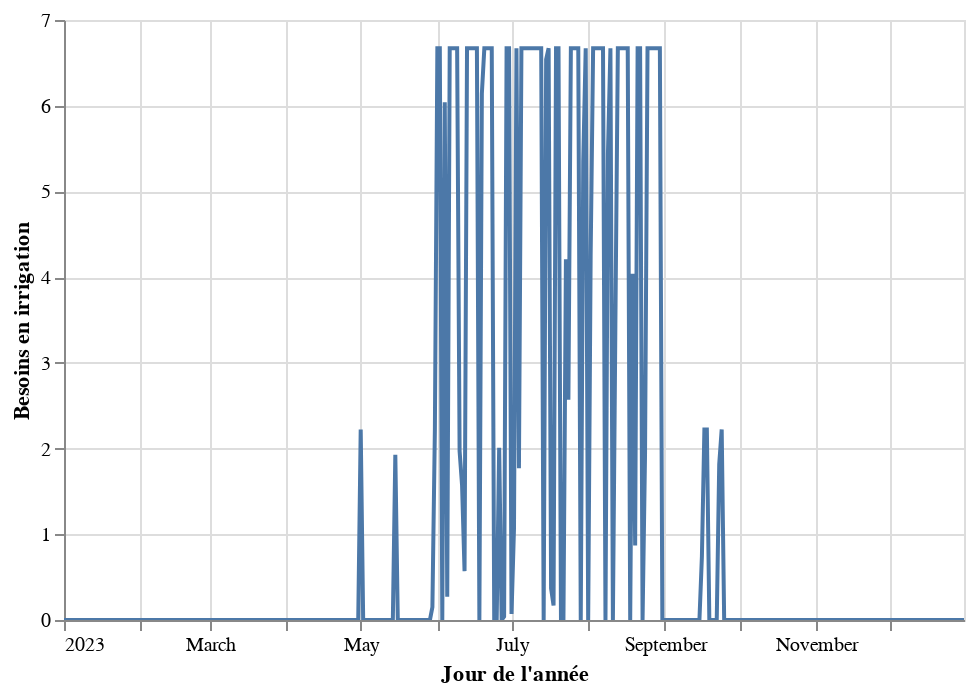

This figure's notebook cell:
### Markdown cell above
Le potager a donc besoin, en tout, de 82 $m^3$ au cours d'une année. 
Mais une partie de ces besoins est fournie par la pluie, lorsqu'elle tombe.

### Code cell
df = pd.concat([pluviometrie, water_needs],axis=1)

df.loc[df['potager']>0, 'potager'] -=  df.loc[df['potager']>0, 'precipitations'] # quand il pleut les besoins sont reduits d'autant

# On cherche les endroits où il a plu davantage que les besoins.
negative_needs = df.loc[df['potager']<0, "potager"]

while(negative_needs.count()>0):
    # D'abord il n'y a plus de besoin pour le jour en question
    df.loc[df.index.isin(negative_needs.index), "potager"] = 0
    # l'excedent de pluie fournit les besoins du lendemain
    negative_needs.index = negative_needs.index + pd.Timedelta('1 day')
    df.loc[df.index.isin(negative_needs.index), "potager"] += negative_needs
    # On recalcule le nombre de jours où il a trop plu
    negative_needs = df.loc[df['potager']<0, "potager"]

alt.Chart(df.reset_index()).mark_line().encode(
    x = alt.X('index:T', title="Jour de l'année"),
    y = alt.Y('potager', title="Besoins en irrigation")
).properties(width=450).interactive()
# NB attention au potentiel dernier jour

### Figure 1 — Vega-Lite specification as saved in the notebook (floating-point values rounded to 4 significant figures; data arrays with more than 128 entries replaced by an {"elided": "..."} marker saying what was removed)
{"config": {"view": {"continuousWidth": 400, "continuousHeight": 300}}, "data": {"name": "data-e25588442a15fe0abfea76ad598d307c"}, "mark": "line", "encoding": {"x": {"field": "index", "title": "Jour de l'année", "type": "temporal"}, "y": {"field": "potager", "title": "Besoins en irrigation", "type": "quantitative"}}, "selection": {"selector004": {"type": "interval", "bind": "scales", "encodings": ["x", "y"]}}, "width": 450, "$schema": "https://vega.github.io/schema/vega-lite/v4.17.0.json", "datasets": {"data-e25588442a15fe0abfea76ad598d307c": {"elided": "365 records"}}}
